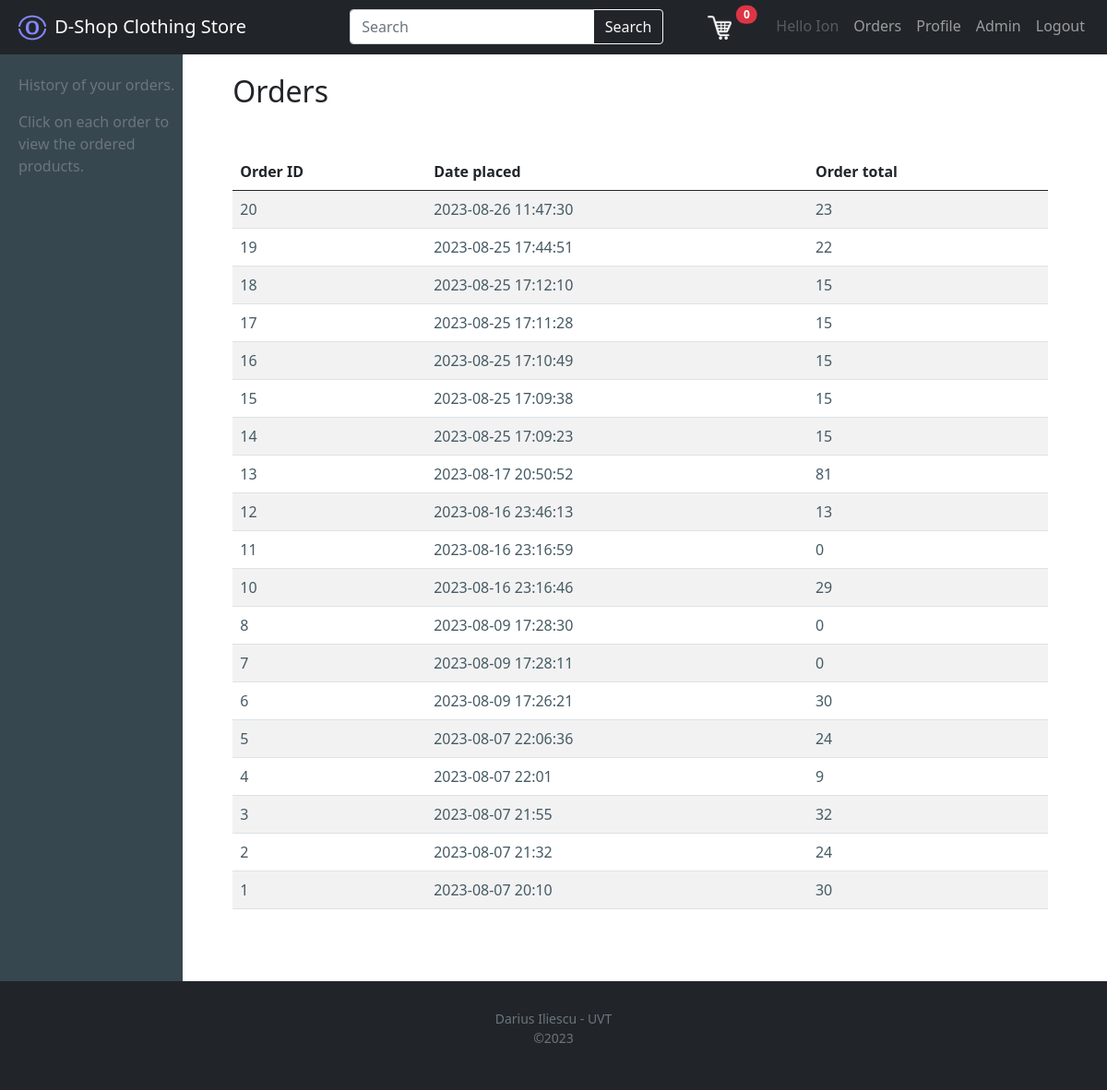
Screenshot of /account/orders (signed in) with the database file from the repository.
### tables this page shows
CREATE TABLE "users" (
	"userId"	INTEGER,
	"password"	TEXT,
	"email"	TEXT,
	"fName"	TEXT,
	"lName"	TEXT,
	"addr1"	TEXT,
	"addr2"	TEXT,
	"zip"	TEXT,
	"city"	TEXT,
	"county"	TEXT,
	"country"	TEXT,
	"mobile"	TEXT,
	PRIMARY KEY("userId")
);

CREATE TABLE orders (
    orderId INTEGER not null PRIMARY key AUTOINCREMENT,
    userId INTEGER,
    dateTime text,
    totalPrice INTEGER,
    FOREIGN KEY(userId) REFERENCES users(userId)
);

### main.py (the view)
@app.route("/account/orders")
def profileOrders():
    if 'email' not in session:
        return redirect(url_for('root'))
    loggedIn, fName, itemsNo, userId, isAdmin = getLoginDetails()
    with sqlite3.connect('database.db') as cnn:
        crs = cnn.cursor()
        crs.execute('select * from orders where userId=? order by orderId desc', (userId,))
        orders = crs.fetchall()
    return render_template("orders.html", orders=orders, loggedIn=loggedIn, fName=fName, itemsNo=itemsNo, isAdmin=isAdmin)

### main.py (called while the page is built)
def getLoginDetails():
    isAdmin = False
    with sqlite3.connect('database.db') as cnn:
        crs = cnn.cursor()
        if 'email' not in session:
            loggedIn = False
            fName = ''
            itemsNo = 0
            userId = 0
        else:
            loggedIn = True
            crs.execute('SELECT userId, fName FROM users WHERE email = ?', (session['email'], ))
            userId, fName = crs.fetchone()
            crs.execute('SELECT count(prodId) FROM cart WHERE userId = ?', (userId, ))
            itemsNo = crs.fetchone()[0]
            crs.execute('SELECT role from users_roles WHERE userId = ?', (userId, ))
            role = crs.fetchone()
            if role:
                isAdmin = (role[0] == 'admin')
    cnn.close()
    return (loggedIn, fName, itemsNo, userId, isAdmin)

### templates/orders.html
{% extends "main.html" %}
{% block body %}
	<h2>Orders</h2>
	<table id="order-history" class="mt-5 mb-5 table table-striped table-hover align-middle ">
		<thead>
			<th>Order ID</th>
			<th>Date placed</th>
			<th class="text-right">Order total</th>
		</thead>
		<tbody>
		{% for row in orders %}
		<tr>
			<td>
				<a href="/viewOrder?orderId={{row[0]}}">
					{{row[0]}}
				</a>
			</td>
			<td>
				<a href="/viewOrder?orderId={{row[0]}}">
					{{row[2]}}
				</a>
			</td>
            <td class="text-right">
				<a href="/viewOrder?orderId={{row[0]}}">
					{{row[3]}}
				</a>
			</td>
		</tr>
		{% endfor %}
		</tbody>
	</table>
</div>
{% endblock %}

### templates/menu.html
<nav class="navbar fixed-top  navbar-expand-lg navbar-dark bg-dark justify-content-between">
    <a class="navbar-brand mx-3" href="/">
        <img class="mx-1" id="logo" src={{ url_for('static', filename='images/logo.png' ) }} width="30" height="30"
            class="d-inline-block align-top" />
        D-Shop Clothing Store
    </a>
    <form class=" w-100 mx-5" action="/search" method="POST">
        <div class="flex-row  w-80  ml-auto mr-auto input-group mx-5">
            <input class="form-control mr-sm-2 flex-grow-1" type="search" placeholder="Search" aria-label="Search" value="{% if searchQuery is not none %}{{searchQuery}}{% endif %}" name="searchQuery">
            <button class="btn btn-outline-light my-2 my-sm-0" type="submit">Search</button>
        </div>
    </form>
    <ul class="navbar-nav mr-auto mx-3">
        <li class="nav-item mx-4 text-nowrap" style="width: 50px">
            <a class="nav-link text-nowrap  position-relative" href="/cart">
                <img width="26px" src={{url_for('static', filename='images/shoppingCart.png' )}}  />
                 <span class="position-absolute top-5 start-100 translate-middle badge rounded-pill bg-danger">{{itemsNo}}</span>
            </a>
        </li>
        {% if not loggedIn %}
            <li class="nav-item text-nowrap">
                <a class="nav-link" href="/loginForm">Sign In</a>
            </li>
        {% else %}
            <li class="nav-item text-white text-nowrap">
               <a class="nav-link disabled" > Hello {{fName}}</a>
            </li>
            <li class="nav-item text-nowrap">
                <a class="nav-link" href="/account/orders">Orders</a>
            </li>
            <li class="nav-item text-nowrap">
                <a class="nav-link" href="/account/profile/edit">Profile</a>
            </li>
            {% if isAdmin %}
            <li class="nav-item text-nowrap">
                <a class="nav-link" href="/admin">Admin</a>
            </li>
            {% endif %}
            <li class="nav-item text-nowrap">
                <a class="nav-link" href="/logout">Logout</a>
            </li>
        {% endif %}
    </ul>
</nav>

### static/css/darius.css (style rules this page uses)
#order-history a, #order-history a:visited, #order-history a:link, #products-admin a, #products-admin a:visited, #products-admin a:link { text-decoration: none; color:#455A64; }

### rows the page displays
users: fName "Ion"
orders: orderId "20", dateTime "2023-08-26 11:47:30", totalPrice "23"
orders: orderId "19", dateTime "2023-08-25 17:44:51", totalPrice "22"
orders: orderId "18", dateTime "2023-08-25 17:12:10", totalPrice "15"
orders: orderId "17", dateTime "2023-08-25 17:11:28", totalPrice "15"
orders: orderId "16", dateTime "2023-08-25 17:10:49", totalPrice "15"
orders: orderId "15", dateTime "2023-08-25 17:09:38", totalPrice "15"
orders: orderId "14", dateTime "2023-08-25 17:09:23", totalPrice "15"
orders: orderId "13", dateTime "2023-08-17 20:50:52", totalPrice "81"
orders: orderId "12", dateTime "2023-08-16 23:46:13", totalPrice "13"
orders: orderId "11", dateTime "2023-08-16 23:16:59", totalPrice "0"
orders: orderId "10", dateTime "2023-08-16 23:16:46", totalPrice "29"
orders: orderId "8", dateTime "2023-08-09 17:28:30", totalPrice "0"
orders: orderId "7", dateTime "2023-08-09 17:28:11", totalPrice "0"
orders: orderId "6", dateTime "2023-08-09 17:26:21", totalPrice "30"
orders: orderId "5", dateTime "2023-08-07 22:06:36", totalPrice "24"
orders: orderId "4", dateTime "2023-08-07 22:01", totalPrice "9"
orders: orderId "3", dateTime "2023-08-07 21:55", totalPrice "32"
orders: orderId "2", dateTime "2023-08-07 21:32", totalPrice "24"
orders: orderId "1", dateTime "2023-08-07 20:10", totalPrice "30"

### other values shown
{{ itemsNo }} "0"
